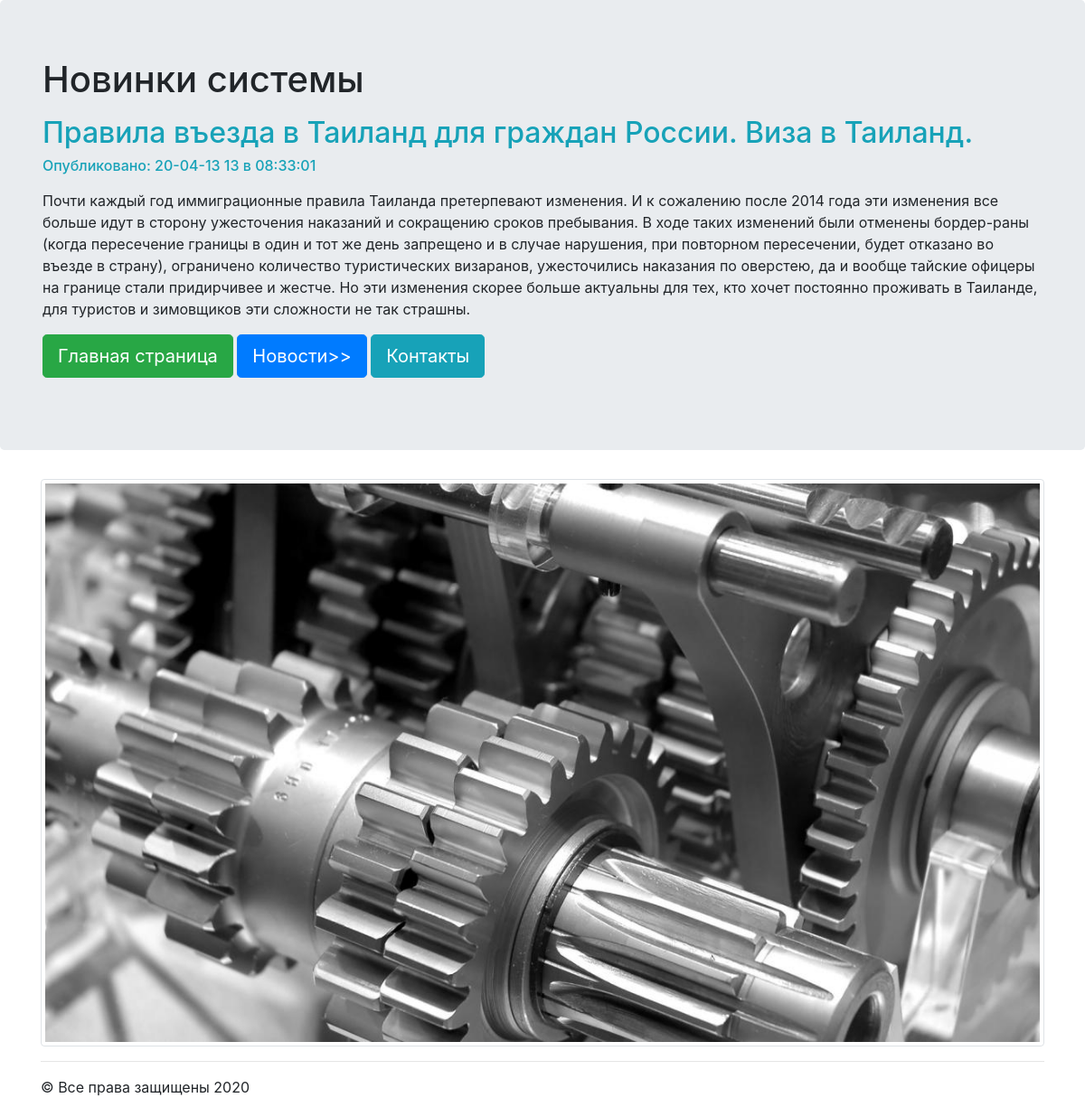
The page /news/1/ on the database its author committed.
### news/models.py (models this page shows, shortened)
class Articles(models.Model):
     title = models.CharField(max_length=120)
     post = models.TextField()
     date = models.DateTimeField()

### news/templates/news/post.html
 {% extends "mainApp/wrapper.html" %}
{% block content %}
 <h2 class="text-info">{{articles.title}}</h2>
 <h6 class="text-info">{{articles.date|date:"Опубликовано: y-m-d d в h:i:s"}}</h6>
 <p>{{articles.post|safe|linebreaks}}</p>
{% endblock %}

### rows shown on the page
Articles: title "Правила въезда в Таиланд для граждан России. Виза в Таиланд.", date "Опубликовано: 20-04-13 13 в 08:33:01", post "Почти каждый год иммиграционные правила Таиланда претерпевают изменения. И к сожалению после 2014 года эти изменения все больше идут в сторону ужесточения наказаний и сокращению сроков пребывания. В ходе таких изменений были отменены бордер-раны (когда пересечение границы в один и тот же день запрещено и в случае нарушения, при повторном пересечении, будет отказано во въезде в страну), ограничено количество туристических визаранов, ужесточились наказания по оверстею, да и вообще тайские офицеры на границе стали придирчивее и жестче. Но эти изменения скорее больше актуальны для тех, кто хочет постоянно проживать в Таиланде, для туристов и зимовщиков эти сложности не так страшны."
